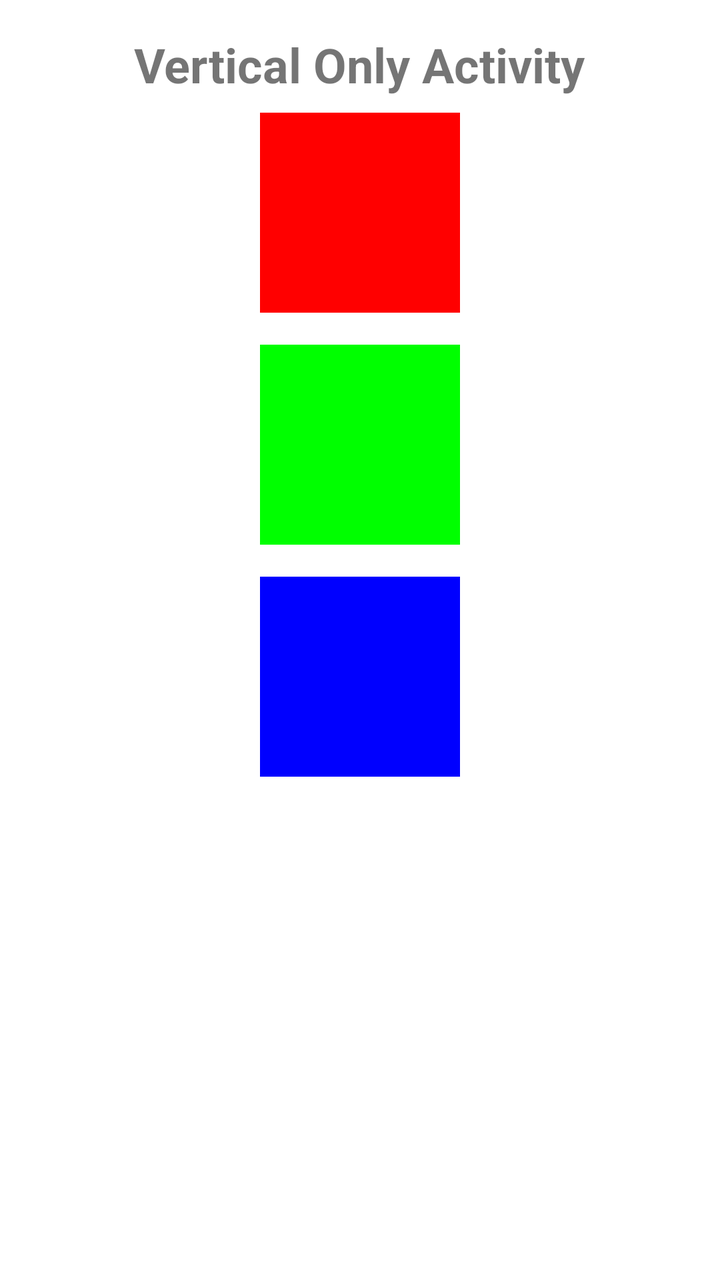
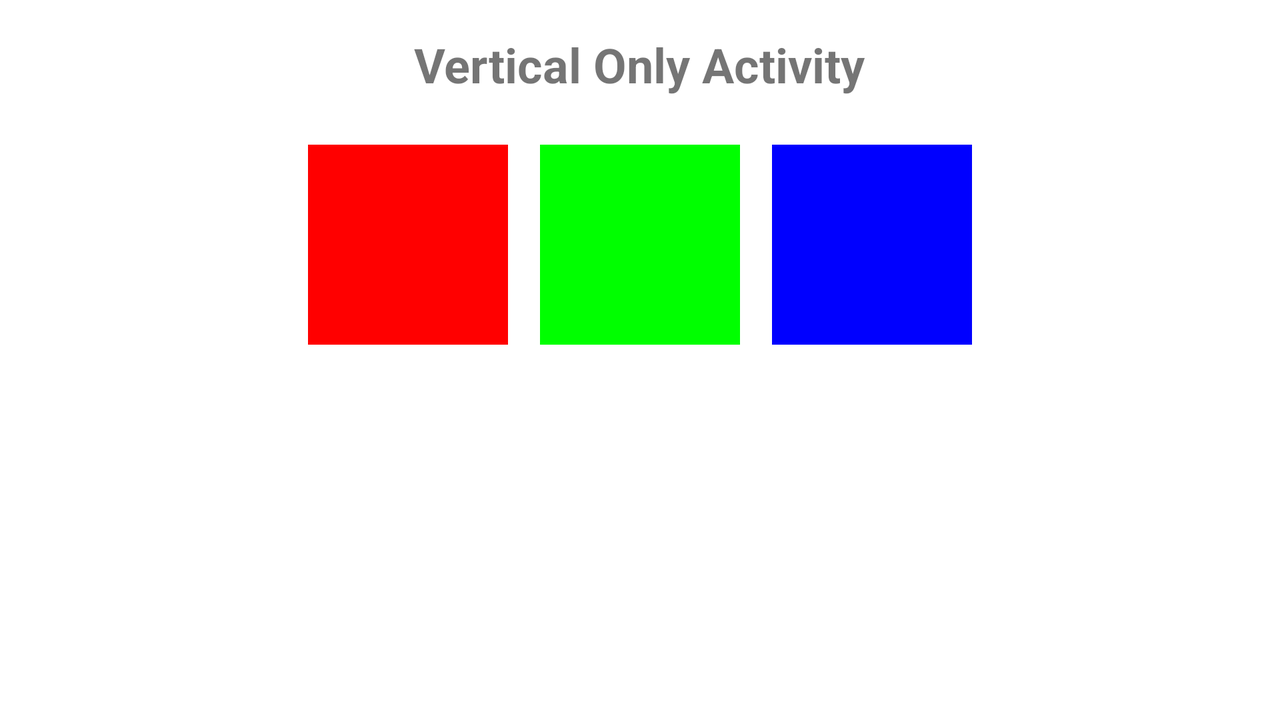

The same Android screen from two of the app's own layout files: first res/layout/ as a phone draws it, then the repository's variant for another configuration, drawn on a device whose configuration selects that folder. Both files follow.
<!-- AndroidManifest.xml: application theme Theme.VerticalAndHorizontalAppTemp -->
<!-- res/layout/activity_vertical.xml -->
<?xml version="1.0" encoding="utf-8"?>
<LinearLayout xmlns:android="http://schemas.android.com/apk/res/android"
    xmlns:app="http://schemas.android.com/apk/res-auto"
    xmlns:tools="http://schemas.android.com/tools"
    android:layout_width="match_parent"
    android:layout_height="match_parent"
    tools:context=".VerticalActivity"
    android:orientation="vertical"
    android:gravity="center|top"
    android:padding="16dp">

    <TextView
        android:layout_width="wrap_content"
        android:layout_height="wrap_content"
        android:textSize="24sp"
        android:textStyle="bold"
        android:text="Vertical Only Activity"/>

    <View
        android:layout_width="100dp"
        android:layout_height="100dp"
        android:layout_margin="8dp"
        android:background="#FF0000"/>

    <View
        android:layout_width="100dp"
        android:layout_height="100dp"
        android:layout_margin="8dp"
        android:background="#00FF00"/>

    <View
        android:layout_width="100dp"
        android:layout_height="100dp"
        android:layout_margin="8dp"
        android:background="#0000FF"/>

</LinearLayout>
<!-- resources referenced by this layout -->
<resources>
  <style name="Theme.VerticalAndHorizontalAppTemp" parent="Theme.MaterialComponents.DayNight.DarkActionBar">
          
          <item name="colorPrimary">@color/purple_500</item>
          <item name="colorPrimaryVariant">@color/purple_700</item>
          <item name="colorOnPrimary">@color/white</item>
          
          <item name="colorSecondary">@color/teal_200</item>
          <item name="colorSecondaryVariant">@color/teal_700</item>
          <item name="colorOnSecondary">@color/black</item>
          
          <item name="android:statusBarColor">?attr/colorPrimaryVariant</item>
          
      </style>
</resources>
<!-- res/layout-land/activity_vertical.xml (the repository's variant of the layout above) -->
<!-- drawn on the phone turned sideways -->
<?xml version="1.0" encoding="utf-8"?>
<LinearLayout xmlns:android="http://schemas.android.com/apk/res/android"
    xmlns:app="http://schemas.android.com/apk/res-auto"
    xmlns:tools="http://schemas.android.com/tools"
    android:layout_width="match_parent"
    android:layout_height="match_parent"
    tools:context=".VerticalActivity"
    android:orientation="vertical"
    android:gravity="center|top"
    android:padding="16dp">

    <TextView
        android:layout_width="wrap_content"
        android:layout_height="wrap_content"
        android:textSize="24sp"
        android:textStyle="bold"
        android:text="Vertical Only Activity"/>

    <LinearLayout
        android:layout_width="wrap_content"
        android:layout_height="wrap_content"
        android:layout_marginTop="16dp"
        android:orientation="horizontal">

        <View
            android:layout_width="100dp"
            android:layout_height="100dp"
            android:layout_margin="8dp"
            android:background="#FF0000"/>

        <View
            android:layout_width="100dp"
            android:layout_height="100dp"
            android:layout_margin="8dp"
            android:background="#00FF00"/>

        <View
            android:layout_width="100dp"
            android:layout_height="100dp"
            android:layout_margin="8dp"
            android:background="#0000FF"/>


    </LinearLayout>

</LinearLayout>
